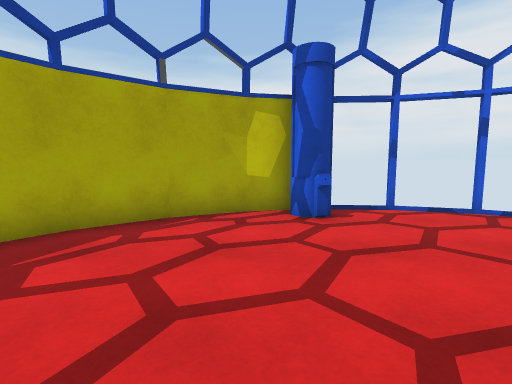
View 1 (above)

13 first-person views from a walk through a scene from a Unity 3-D project. The camera is 1.2 m above the floor, tilts 6° down and sees 85° across. Doors are open. The floor is counted in squares, 1 m on a side. Each view is taken from the middle of a square. On the plan, view 1 faces up. The plan holds only what a view shows up to about 13 squares ahead; the rest is blank. The place goes on beyond the plan. The player is left out. Surface patterns are stand-ins for the level's own textures.

View 2
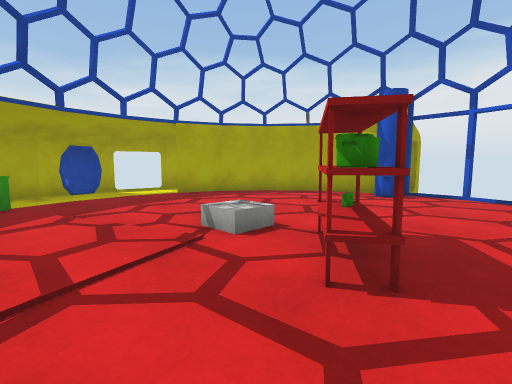

View 3
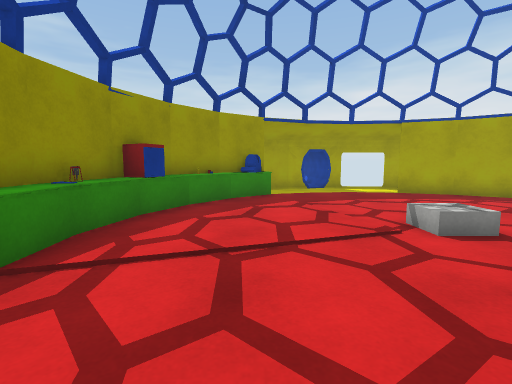

View 4
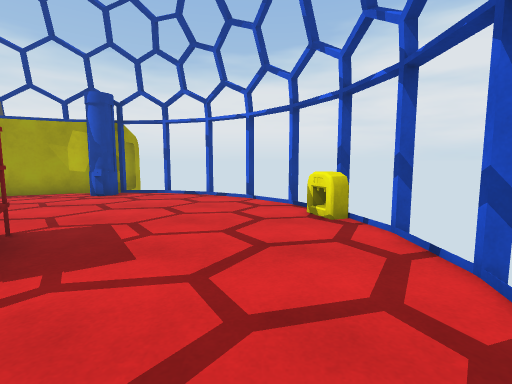

View 5
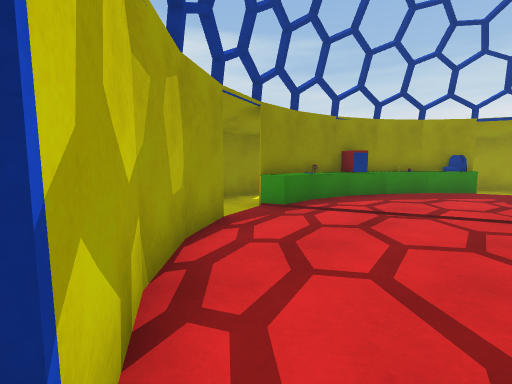

View 6
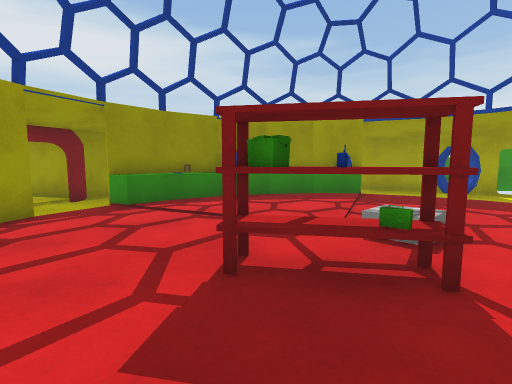

View 7
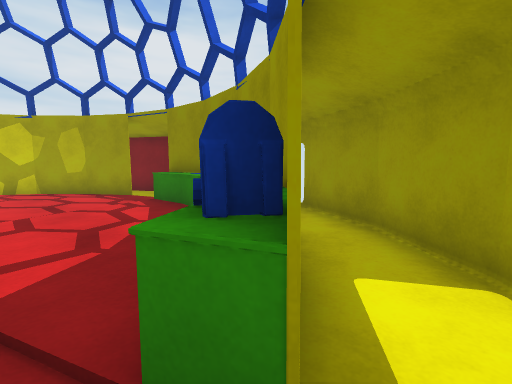

View 8
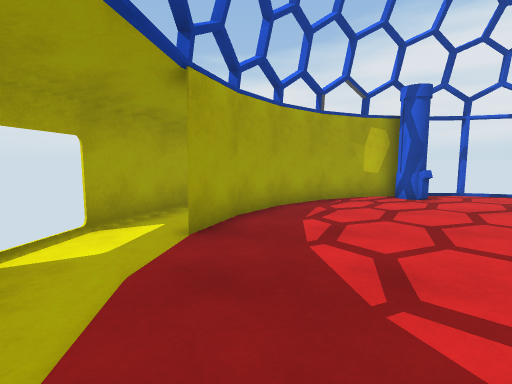

View 9
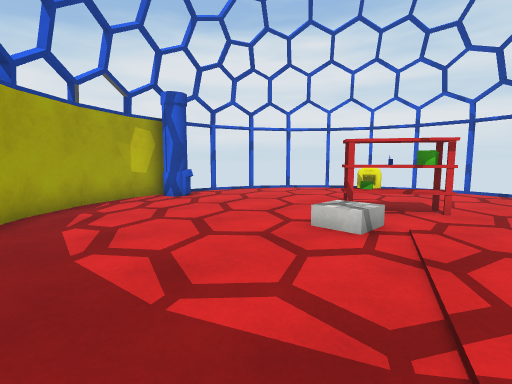

View 10
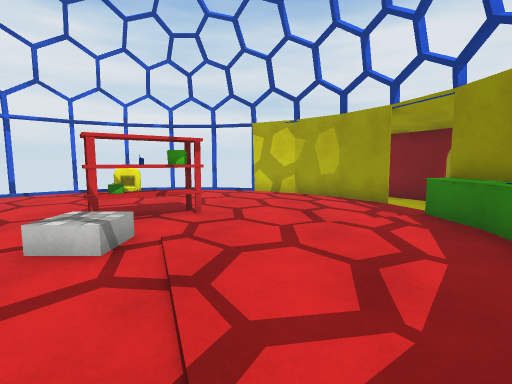

View 11
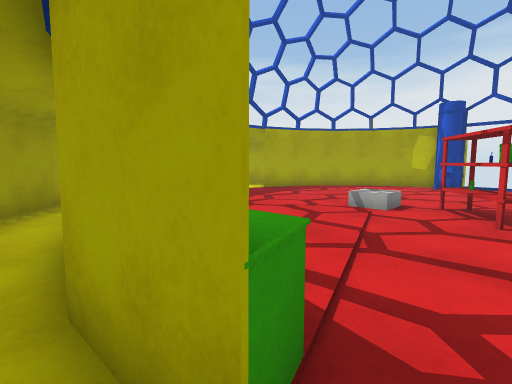

View 12
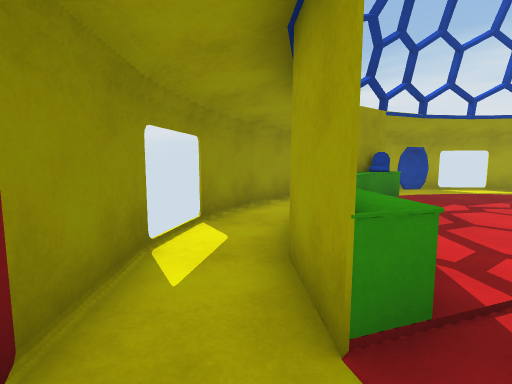

View 13
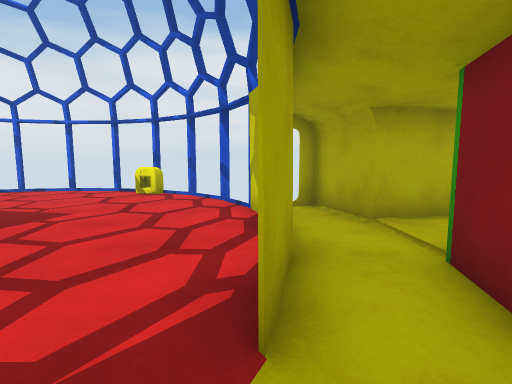

### Floor plan
Key: @ floor where view 1 was taken; # wall or solid block; x gap in a wall; . floor; / step, stairs or slope; = window, fence, low wall or low ledge; ^ raised ledge; T tank; H thing the floor can be seen under or through; O other object.
Columns run from 7 left of view 1 to 10 right of it. Each row starts with its distance up from view 1.
  8         ##
  7       ###T.#
  6     ###.T..../#
  5    ##........./
  4 ####........... #
  3 #.##...........=#
  2 x.#.............x
  1  ...............##
  0 x......@O.H......
 -1 #.........HH.....#
 -2 #................
 -3 #...............##
 -4 #..#=..........###
 -5 ##.#^=........###
 -6   ####^......##
 -7   ##..O#O^^..##
 -8    ##........#
 -9     ### ...###
-10          ###

Positions as (right, up) in squares from view 1, and headings:
1: (0, 0), facing up
2: (5, -4), facing up-left
3: (6, -4), facing left
4: (7, -4), facing up
5: (9, -2), facing down-left
6: (6, 1), facing down-left
7: (-5, -3), facing down-right
8: (-4, -3), facing up
9: (-4, -3), facing up-right
10: (-3, -3), facing right
11: (4, -8), facing up-left
12: (5, -8), facing left
13: (4, -8), facing up-right
